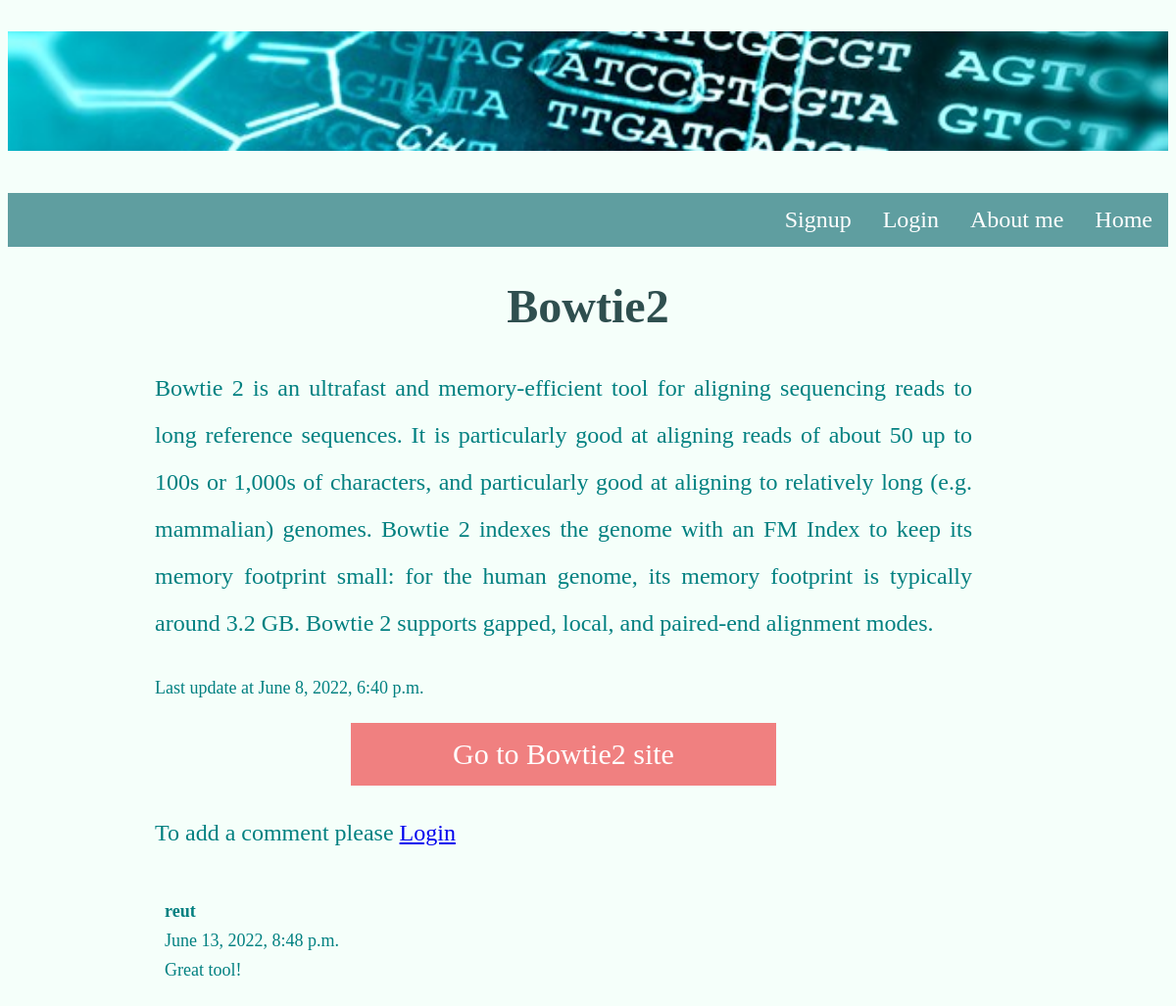
Screenshot of /articles/Bowtie/ with the database file from the repository.
### articles/models.py (models this page shows, shortened)
class Articles(models.Model):
    title = models.CharField(max_length=100)
    slug = models.SlugField()
    body = models.TextField()
    type = models.CharField(max_length=100, default="general")
    date = models.DateTimeField(auto_now_add=True)
    link = models.URLField(max_length=500,blank=True, default="#")
    thumb = models.ImageField(default="default.png", blank=True)

class Comment(models.Model):
    article = models.ForeignKey(Articles,on_delete=models.CASCADE,related_name='comments')
    name = models.ForeignKey(User, default=None, on_delete=models.CASCADE)
    body = models.TextField()
    created_on = models.DateTimeField(auto_now_add=True)
    active = models.BooleanField(default=True)
    class Meta:
        ordering = ['created_on']

### articles/views.py (the view)
# urls.py: path('<slug:slug>/', views.articale_detail, name='detail')  # This MUST me last url
def articale_detail(request, slug):
    article = Articles.objects.get(slug=slug)
    comments = article.comments.filter(active=True)
    new_comment = None
    if request.method == 'POST':
        comment_form = CommentForm(data=request.POST)
        if comment_form.is_valid():
            new_comment = comment_form.save(commit=False)
            new_comment.article = article
            new_comment.name = request.user
            new_comment.save()
    else:
        comment_form = CommentForm()
    return render(request, "articles/article_detail.html", {'article': article,
                                           'comments': comments,
                                           'new_comment': new_comment,
                                           'comment_form': comment_form})

### templates/articles/article_detail.html (shortened to what this page needs)
{% extends 'base_layout.html' %}
{% load widget_tweaks %}
{% block content %}
<div class="article-detail">
    <div class="article">
        <h1>{{article.title}}</h1>
        <p>{{article.body}}</p>
        <p style="font-size: large;">Last update at {{article.date}}</p>
        <a href = "{{article.link}}"  target="_blank" >
            Go to {{article.title}} site
        </a>
    </div>
</div>
<div class="add_comment">
{% if new_comment %}
        <div class="alert alert-success" role="alert">
          <p> Thank you! Your comment was submitted</p>
        </div>
{% else %}
    {% if user.is_authenticated %}
        {% load crispy_forms_tags %}
    {% else %}
        <p>To add a comment please <a href="{% url 'accounts:login_form' %}">Login</a></p>
    {% endif %}
{% endif %}
</div>
{% for comment in comments %}
        <div class="comments" style="padding: 10px;">
          <p><strong>{{ comment.name }}</strong></p>
            <p>{{ comment.created_on }}</p>
            <p>{{ comment.body | linebreaks }}</p>
        </div>
        {% endfor %}
{% endblock %}

### templates/base_layout.html (shortened to what this page needs)
{% load static %}
<!DOCTYPE html>
<html lang="en">
<head>
    <link rel="stylesheet" href="{% static 'mystyle2.css' %}">
</head>
<body>
    <div class="wrapper">
        <h1><a href="{% url 'articles:articles_list' %}" >
            <img  width="100%", height="10%" src="{% static 'genetics-bioinformatics.jpg' %}">
        </a></h1>
        <nav>
            <ul>
                <li><a href="{% url 'articles:articles_list' %}">Home</a></li>
                <li><a href="{% url 'about_page' %}">About me</a></li>
            {% if user.is_authenticated %}
                <li>
                    <form class="logout-link" action="{% url 'accounts:logout' %}" method="post">
                        {% csrf_token %}
                        <button type="submit">Logout</button>
                    </form>
                </li>
                <li><a href ="#">Hello {{user}}</a></li>
                 {% else %}
                <li><a href="{% url 'accounts:login_form' %}">Login</a></li>
                <li><a href="{% url 'accounts:singup_form' %}">Signup</a></li>
            {% endif %}
            </ul>
        </nav>
        {% block content %}
        {% endblock %}
    </div>
</body>
</html>

### assets/mystyle2.css (style rules this page uses)
body { background-color: MintCream; font-size: x-large; }
h1 { color: DarkSlateGray; text-align: center; }
p { margin-right: 200px; margin-left: 150px; line-height: 200%; color:Teal; text-align:justify; }
.comments p { line-height: 15px; margin: 15px 0; margin-right: 200px; margin-left: 150px; font-size: large; }
.wrapper nav ul { list-style-type: none; margin: 0; padding: 0; overflow: hidden; background-color: CadetBlue; }
.wrapper nav li { float: right; }
.wrapper nav li a { display: block; color: white; text-align: center; padding: 14px 16px; text-decoration: none; }
.article-detail a { display: block; color: white; text-align: center; padding: 15px 15px; margin: 15px; font-size: 30px; text-decoration: none; background-color: LightCoral; margin-right: 400px; margin-left: 350px; }

### rows the page displays
Articles: title "Bowtie2", body "Bowtie 2 is an ultrafast and memory-efficient tool for aligning sequencing reads to long reference sequences. It is particularly good at aligning reads of about 50 up to 100s or 1,000s of characters, and particularly good at aligning to relatively long (e.g. mammalian) genomes. Bowtie 2 indexes the genome with an FM Index to keep its memory footprint small: for the human genome, its memory footprint is typically around 3.2 GB. Bowtie 2 supports gapped, local, and paired-end alignment modes.", date "June 8, 2022, 6:40 p.m."
Comment: name "reut", created_on "June 13, 2022, 8:48 p.m.", body "Great tool!"
